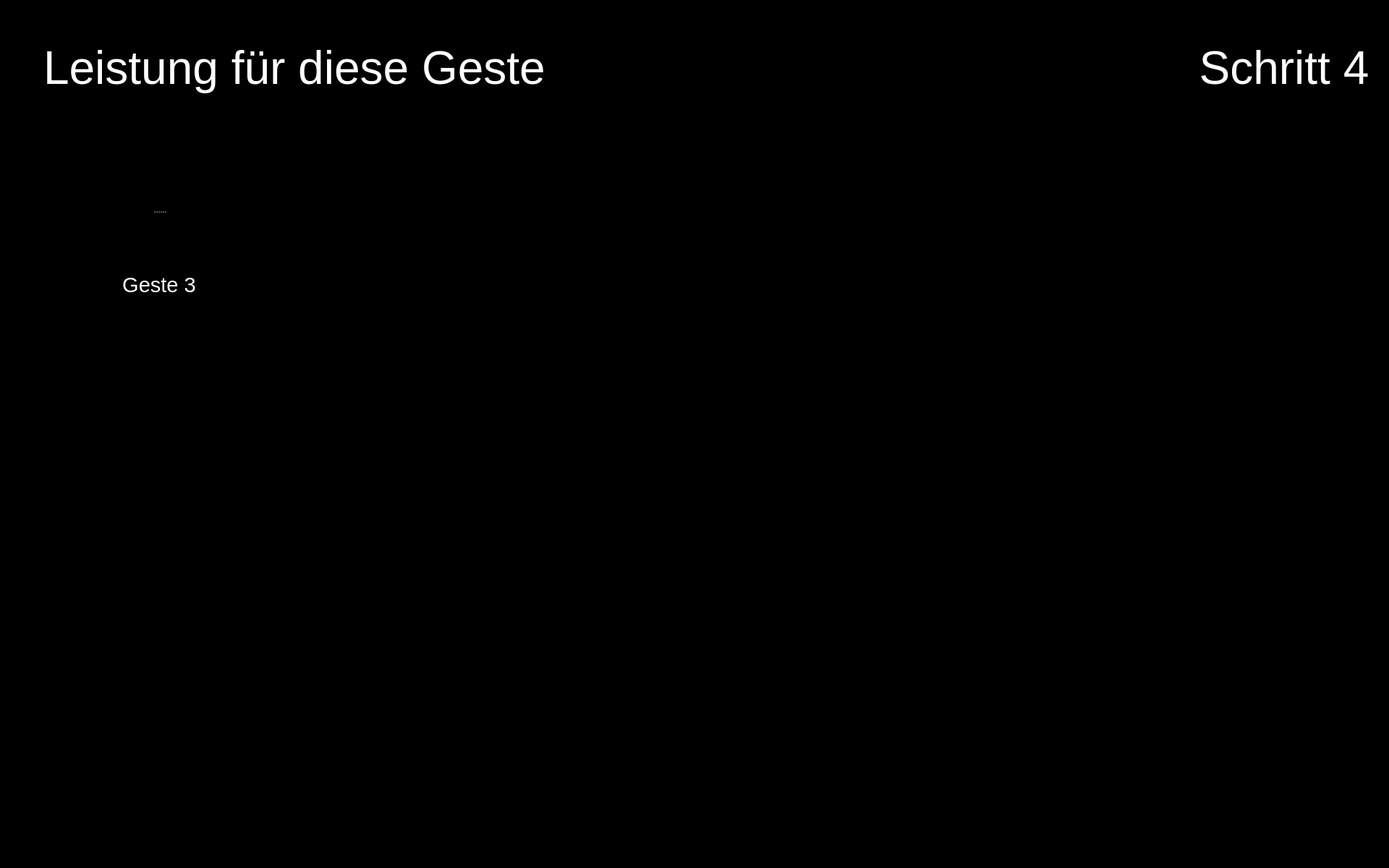
<?xml version="1.0" encoding="UTF-8"?>
<ui version="4.0">
 <class>Form</class>
 <widget class="QWidget" name="Form">
  <property name="geometry">
   <rect>
    <x>0</x>
    <y>0</y>
    <width>1920</width>
    <height>1200</height>
   </rect>
  </property>
  <property name="maximumSize">
   <size>
    <width>1920</width>
    <height>1200</height>
   </size>
  </property>
  <property name="windowTitle">
   <string>Form</string>
  </property>
  <property name="styleSheet">
   <string notr="true">background-color: rgb(0, 0, 0);</string>
  </property>
  <widget class="QPushButton" name="button_nav_left">
   <property name="enabled">
    <bool>true</bool>
   </property>
   <property name="geometry">
    <rect>
     <x>800</x>
     <y>560</y>
     <width>150</width>
     <height>150</height>
    </rect>
   </property>
   <property name="minimumSize">
    <size>
     <width>81</width>
     <height>81</height>
    </size>
   </property>
   <property name="maximumSize">
    <size>
     <width>150</width>
     <height>150</height>
    </size>
   </property>
   <property name="cursor">
    <cursorShape>OpenHandCursor</cursorShape>
   </property>
   <property name="focusPolicy">
    <enum>Qt::WheelFocus</enum>
   </property>
   <property name="contextMenuPolicy">
    <enum>Qt::DefaultContextMenu</enum>
   </property>
   <property name="layoutDirection">
    <enum>Qt::LeftToRight</enum>
   </property>
   <property name="autoFillBackground">
    <bool>false</bool>
   </property>
   <property name="styleSheet">
    <string notr="true"/>
   </property>
   <property name="icon">
    <iconset resource="resources/res.qrc">
     <normaloff>:/buttons/Button Left.svg</normaloff>:/buttons/Button Left.svg</iconset>
   </property>
   <property name="iconSize">
    <size>
     <width>144</width>
     <height>144</height>
    </size>
   </property>
   <property name="autoDefault">
    <bool>false</bool>
   </property>
   <property name="default">
    <bool>false</bool>
   </property>
   <property name="flat">
    <bool>true</bool>
   </property>
  </widget>
  <widget class="QPushButton" name="button_nav_right">
   <property name="enabled">
    <bool>true</bool>
   </property>
   <property name="geometry">
    <rect>
     <x>960</x>
     <y>560</y>
     <width>150</width>
     <height>150</height>
    </rect>
   </property>
   <property name="minimumSize">
    <size>
     <width>81</width>
     <height>81</height>
    </size>
   </property>
   <property name="maximumSize">
    <size>
     <width>150</width>
     <height>150</height>
    </size>
   </property>
   <property name="cursor">
    <cursorShape>OpenHandCursor</cursorShape>
   </property>
   <property name="focusPolicy">
    <enum>Qt::WheelFocus</enum>
   </property>
   <property name="contextMenuPolicy">
    <enum>Qt::DefaultContextMenu</enum>
   </property>
   <property name="layoutDirection">
    <enum>Qt::LeftToRight</enum>
   </property>
   <property name="autoFillBackground">
    <bool>false</bool>
   </property>
   <property name="styleSheet">
    <string notr="true"/>
   </property>
   <property name="icon">
    <iconset resource="resources/res.qrc">
     <normaloff>:/buttons/Button Right.svg</normaloff>:/buttons/Button Right.svg</iconset>
   </property>
   <property name="iconSize">
    <size>
     <width>144</width>
     <height>144</height>
    </size>
   </property>
   <property name="autoDefault">
    <bool>false</bool>
   </property>
   <property name="default">
    <bool>false</bool>
   </property>
   <property name="flat">
    <bool>true</bool>
   </property>
  </widget>
  <widget class="QPushButton" name="button_exit">
   <property name="enabled">
    <bool>true</bool>
   </property>
   <property name="geometry">
    <rect>
     <x>1760</x>
     <y>1040</y>
     <width>150</width>
     <height>150</height>
    </rect>
   </property>
   <property name="minimumSize">
    <size>
     <width>81</width>
     <height>81</height>
    </size>
   </property>
   <property name="maximumSize">
    <size>
     <width>150</width>
     <height>150</height>
    </size>
   </property>
   <property name="cursor">
    <cursorShape>OpenHandCursor</cursorShape>
   </property>
   <property name="focusPolicy">
    <enum>Qt::WheelFocus</enum>
   </property>
   <property name="contextMenuPolicy">
    <enum>Qt::DefaultContextMenu</enum>
   </property>
   <property name="icon">
    <iconset resource="resources/res.qrc">
     <normaloff>:/buttons/Button Exit.svg</normaloff>:/buttons/Button Exit.svg</iconset>
   </property>
   <property name="iconSize">
    <size>
     <width>144</width>
     <height>144</height>
    </size>
   </property>
   <property name="autoDefault">
    <bool>false</bool>
   </property>
   <property name="default">
    <bool>false</bool>
   </property>
   <property name="flat">
    <bool>true</bool>
   </property>
  </widget>
  <widget class="QLabel" name="icon_expert_1">
   <property name="enabled">
    <bool>true</bool>
   </property>
   <property name="geometry">
    <rect>
     <x>490</x>
     <y>220</y>
     <width>100</width>
     <height>100</height>
    </rect>
   </property>
   <property name="sizePolicy">
    <sizepolicy hsizetype="Preferred" vsizetype="Preferred">
     <horstretch>0</horstretch>
     <verstretch>0</verstretch>
    </sizepolicy>
   </property>
   <property name="maximumSize">
    <size>
     <width>100</width>
     <height>100</height>
    </size>
   </property>
   <property name="text">
    <string/>
   </property>
   <property name="pixmap">
    <pixmap resource="resources/res.qrc">:/img/Icon Expert.png</pixmap>
   </property>
   <property name="scaledContents">
    <bool>true</bool>
   </property>
  </widget>
  <widget class="QLabel" name="image_step">
   <property name="geometry">
    <rect>
     <x>1650</x>
     <y>170</y>
     <width>250</width>
     <height>250</height>
    </rect>
   </property>
   <property name="font">
    <font>
     <pointsize>48</pointsize>
    </font>
   </property>
   <property name="styleSheet">
    <string notr="true">color: rgb(255, 255, 255);</string>
   </property>
   <property name="text">
    <string/>
   </property>
   <property name="pixmap">
    <pixmap resource="resources/res.qrc">:/detected steps/Detected Step4 Button.png</pixmap>
   </property>
   <property name="alignment">
    <set>Qt::AlignCenter</set>
   </property>
   <property name="wordWrap">
    <bool>true</bool>
   </property>
  </widget>
  <widget class="QLabel" name="icon_reaction_1">
   <property name="enabled">
    <bool>true</bool>
   </property>
   <property name="geometry">
    <rect>
     <x>1400</x>
     <y>250</y>
     <width>200</width>
     <height>200</height>
    </rect>
   </property>
   <property name="sizePolicy">
    <sizepolicy hsizetype="Preferred" vsizetype="Preferred">
     <horstretch>0</horstretch>
     <verstretch>0</verstretch>
    </sizepolicy>
   </property>
   <property name="maximumSize">
    <size>
     <width>200</width>
     <height>200</height>
    </size>
   </property>
   <property name="text">
    <string/>
   </property>
   <property name="scaledContents">
    <bool>true</bool>
   </property>
  </widget>
  <widget class="QLabel" name="icon_newbie_1">
   <property name="enabled">
    <bool>true</bool>
   </property>
   <property name="geometry">
    <rect>
     <x>490</x>
     <y>380</y>
     <width>100</width>
     <height>100</height>
    </rect>
   </property>
   <property name="sizePolicy">
    <sizepolicy hsizetype="Preferred" vsizetype="Preferred">
     <horstretch>0</horstretch>
     <verstretch>0</verstretch>
    </sizepolicy>
   </property>
   <property name="maximumSize">
    <size>
     <width>100</width>
     <height>100</height>
    </size>
   </property>
   <property name="text">
    <string/>
   </property>
   <property name="pixmap">
    <pixmap resource="resources/res.qrc">:/img/Icon User.png</pixmap>
   </property>
   <property name="scaledContents">
    <bool>true</bool>
   </property>
  </widget>
  <widget class="QLabel" name="label_plot_1">
   <property name="geometry">
    <rect>
     <x>490</x>
     <y>180</y>
     <width>850</width>
     <height>340</height>
    </rect>
   </property>
   <property name="maximumSize">
    <size>
     <width>1200</width>
     <height>480</height>
    </size>
   </property>
   <property name="font">
    <font>
     <pointsize>48</pointsize>
    </font>
   </property>
   <property name="styleSheet">
    <string notr="true">color: rgb(255, 255, 255);</string>
   </property>
   <property name="text">
    <string/>
   </property>
   <property name="scaledContents">
    <bool>true</bool>
   </property>
  </widget>
  <widget class="QLabel" name="label_text_step">
   <property name="geometry">
    <rect>
     <x>1650</x>
     <y>20</y>
     <width>250</width>
     <height>150</height>
    </rect>
   </property>
   <property name="font">
    <font>
     <family>Arial</family>
     <pointsize>48</pointsize>
     <weight>9</weight>
     <italic>false</italic>
     <bold>false</bold>
    </font>
   </property>
   <property name="styleSheet">
    <string notr="true">font: 75 48pt &quot;Arial&quot;;
color: rgb(255, 255, 255);</string>
   </property>
   <property name="text">
    <string>Schritt 4</string>
   </property>
   <property name="textFormat">
    <enum>Qt::RichText</enum>
   </property>
   <property name="alignment">
    <set>Qt::AlignCenter</set>
   </property>
   <property name="wordWrap">
    <bool>true</bool>
   </property>
  </widget>
  <widget class="QSplitter" name="splitter_2">
   <property name="geometry">
    <rect>
     <x>60</x>
     <y>210</y>
     <width>320</width>
     <height>282</height>
    </rect>
   </property>
   <property name="orientation">
    <enum>Qt::Vertical</enum>
   </property>
   <widget class="QLabel" name="image_required_1">
    <property name="maximumSize">
     <size>
      <width>320</width>
      <height>240</height>
     </size>
    </property>
    <property name="text">
     <string/>
    </property>
    <property name="pixmap">
     <pixmap resource="resources/res.qrc">:/img/gesture3.png</pixmap>
    </property>
    <property name="scaledContents">
     <bool>true</bool>
    </property>
   </widget>
   <widget class="QLabel" name="text_required_1">
    <property name="font">
     <font>
      <family>Arial</family>
      <pointsize>22</pointsize>
      <weight>9</weight>
      <italic>false</italic>
      <bold>false</bold>
     </font>
    </property>
    <property name="styleSheet">
     <string notr="true">font: 75 22pt &quot;Arial&quot;;
color: rgb(255, 255, 255);</string>
    </property>
    <property name="text">
     <string>Geste 3</string>
    </property>
    <property name="textFormat">
     <enum>Qt::PlainText</enum>
    </property>
    <property name="alignment">
     <set>Qt::AlignCenter</set>
    </property>
    <property name="wordWrap">
     <bool>true</bool>
    </property>
   </widget>
  </widget>
  <widget class="QLabel" name="label_trouble">
   <property name="geometry">
    <rect>
     <x>60</x>
     <y>20</y>
     <width>1280</width>
     <height>150</height>
    </rect>
   </property>
   <property name="font">
    <font>
     <family>Arial</family>
     <pointsize>48</pointsize>
     <weight>9</weight>
     <italic>false</italic>
     <bold>false</bold>
    </font>
   </property>
   <property name="styleSheet">
    <string notr="true">font: 75 48pt &quot;Arial&quot;;
color: rgb(255, 255, 255);</string>
   </property>
   <property name="text">
    <string>Leistung für diese Geste</string>
   </property>
   <property name="textFormat">
    <enum>Qt::RichText</enum>
   </property>
   <property name="alignment">
    <set>Qt::AlignLeading|Qt::AlignLeft|Qt::AlignVCenter</set>
   </property>
   <property name="wordWrap">
    <bool>true</bool>
   </property>
  </widget>
  <zorder>label_plot_1</zorder>
  <zorder>button_nav_left</zorder>
  <zorder>button_nav_right</zorder>
  <zorder>button_exit</zorder>
  <zorder>icon_expert_1</zorder>
  <zorder>image_step</zorder>
  <zorder>icon_reaction_1</zorder>
  <zorder>icon_newbie_1</zorder>
  <zorder>label_text_step</zorder>
  <zorder>splitter_2</zorder>
  <zorder>label_trouble</zorder>
 </widget>
 <resources>
  <include location="resources/res.qrc"/>
 </resources>
 <connections/>
</ui>
